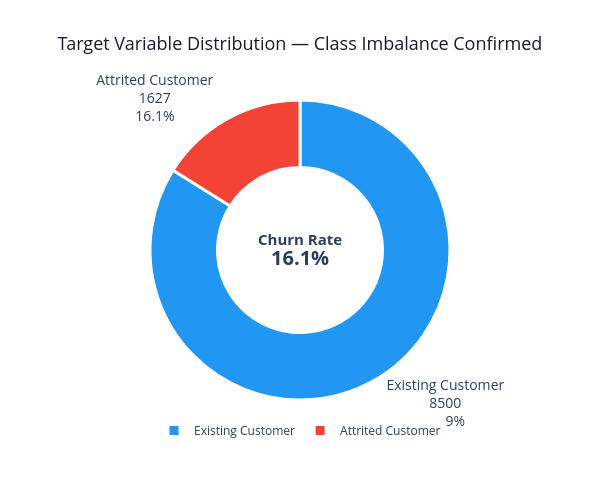

Notebook code cell kept with this figure:
### Markdown cell above
<a id='phase2'></a>

# Phase 2: Exploratory Data Analysis & Data Storytelling

### Code cell
# Target Variable Analysis
target_counts = df['Attrition_Flag'].value_counts()
churn_rate = target_counts['Attrited Customer'] / len(df) * 100

fig = go.Figure(data=[go.Pie(
    labels=target_counts.index,
    values=target_counts.values,
    hole=0.55,
    marker=dict(colors=['#2196F3', '#F44336'],
                line=dict(color='white', width=3)),
    textinfo='label+percent+value',
    textfont=dict(size=14),
    hovertemplate='<b>%{label}</b><br>Count: %{value:,}<br>Share: %{percent}<extra></extra>'
)])

fig.update_layout(
    title=dict(
        text='Target Variable Distribution — Class Imbalance Confirmed',
        font=dict(size=18, color='#1a1a2e'),
        x=0.5
    ),
    annotations=[dict(
        text=f'<b>Churn Rate</b><br><b style="font-size:20px">{churn_rate:.1f}%</b>',
        x=0.5, y=0.5, font_size=15, showarrow=False
    )],
    legend=dict(orientation='h', yanchor='bottom', y=-0.15, x=0.5, xanchor='center'),
    width=600, height=480,
    paper_bgcolor='white'
)
fig.show()
print(f"Class Distribution:")
print(target_counts.to_string())
print(f"Imbalance Ratio: {target_counts.max()/target_counts.min():.1f}:1")

### Figure 1 — Plotly figure (JSON) as saved in the notebook; plotly's stock layout.template omitted (floating-point values rounded to 4 significant figures)
{"data": [{"hole": 0.55, "hovertemplate": "<b>%{label}</b><br>Count: %{value:,}<br>Share: %{percent}<extra></extra>", "labels": ["Existing Customer", "Attrited Customer"], "marker": {"colors": ["#2196F3", "#F44336"], "line": {"color": "white", "width": 3}}, "textfont": {"size": 14}, "textinfo": "label+percent+value", "type": "pie", "values": [8500, 1627]}], "layout": {"annotations": [{"font": {"size": 15}, "showarrow": false, "text": "<b>Churn Rate</b><br><b style=\"font-size:20px\">16.1%</b>", "x": 0.5, "y": 0.5}], "height": 480, "legend": {"orientation": "h", "x": 0.5, "xanchor": "center", "y": -0.15, "yanchor": "bottom"}, "paper_bgcolor": "white", "title": {"font": {"color": "#1a1a2e", "size": 18}, "text": "Target Variable Distribution — Class Imbalance Confirmed", "x": 0.5}, "width": 600}}
